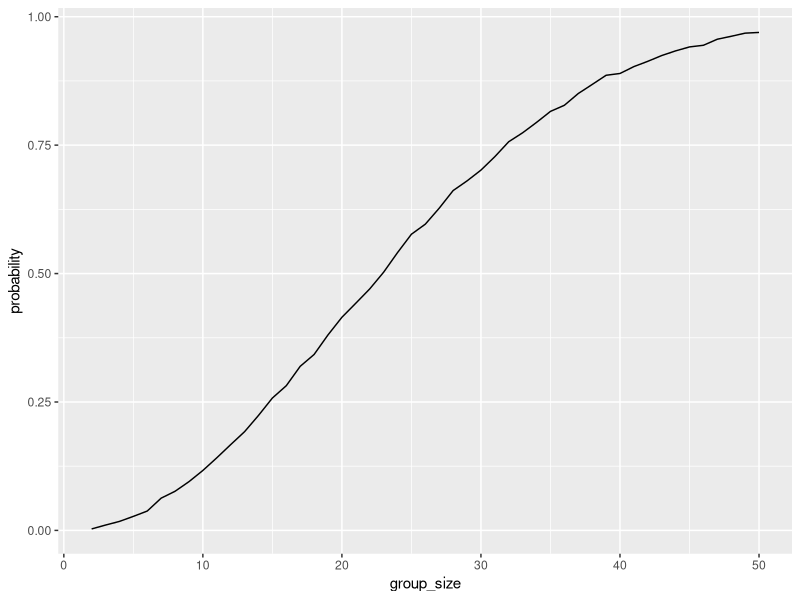

The R source for this figure: (Note: this script raises an error after producing the figure.)
## ---- chunk 1
library(tidyverse)

## ---- chunk 2
birthday_sim = function(n) {
  birthdays = sample(1:365, size = n, replace = TRUE)
  n_distinct(birthdays) < n
}
## ---- chunk 3
birthday_results =
  expand_grid(
    group_size = 2:50,
    iter = 1:10000
  ) |>
 mutate(
    shared_birthday = map_lgl(group_size, birthday_sim)
   ) |>
  group_by(group_size) |>
  summarize(
    probability = mean(shared_birthday)
  )

## ---- chunk 4

birthday_results |>
  ggplot(aes(x = group_size, y = probability)) +
  geom_line() 
## ---- chunk 5

longitudinal_df =
  tibble(
    files = list.files("data/"),
    path = str_c("data/", files)
  ) |>
  mutate(
    data = map(path, read_csv)
  ) |>
  unnest(cols = data) |>
  mutate(
    files = str_replace(files, ".csv", ""),
    arm = str_sub(files, 1, 3)
  ) |>
  pivot_longer(
    week_1:week_8,
    names_to = "week",
    values_to = "outcome",
    names_prefix = "week_"
  ) |>
  mutate(
    week = as.numeric(week)
  ) |>
  select(
    subject = files, arm, week, outcome
  )
